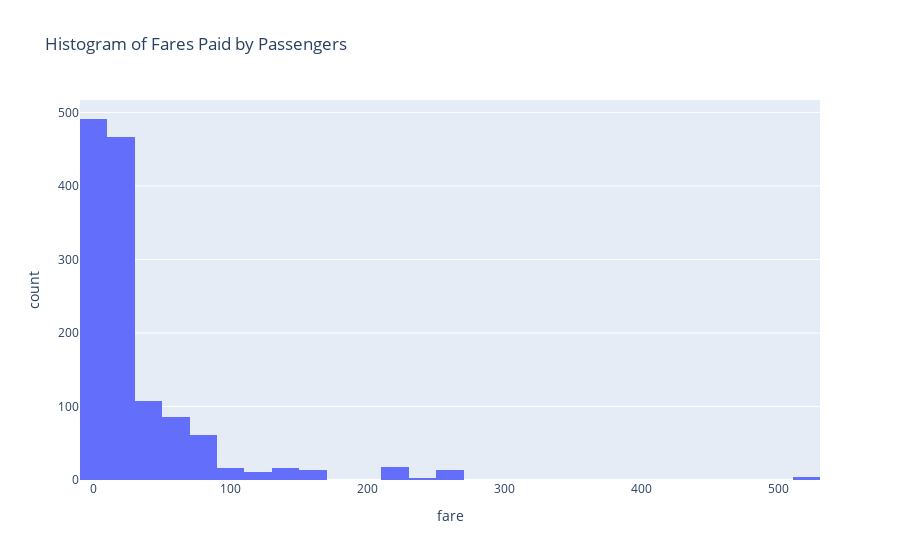

The notebook cell saved with this chart:
### Markdown cell above
## 4. Plot histogram of fares paid for passengers in cabin 30 (should include B30, C30, and D30)

### Code cell
fig4 = px.histogram(titanic_df, x='fare', nbins=30, title='Histogram of Fares Paid by Passengers')
fig4.show()

### Figure 1 — Plotly figure (JSON) as saved in the notebook; plotly's stock layout.template omitted (floating-point values rounded to 4 significant figures; data arrays with more than 128 entries replaced by an {"elided": "..."} marker saying what was removed)
{"data": [{"alignmentgroup": "True", "bingroup": "x", "hovertemplate": "fare=%{x}<br>count=%{y}<extra></extra>", "legendgroup": "", "marker": {"color": "#636efa", "pattern": {"shape": ""}}, "name": "", "nbinsx": 30, "offsetgroup": "", "orientation": "v", "showlegend": false, "type": "histogram", "x": {"elided": "1309 float values"}, "xaxis": "x", "yaxis": "y"}], "layout": {"autosize": true, "barmode": "relative", "legend": {"tracegroupgap": 0}, "title": {"text": "Histogram of Fares Paid by Passengers"}, "xaxis": {"anchor": "y", "autorange": true, "domain": [0, 1], "range": [-10, 530], "title": {"text": "fare"}, "type": "linear"}, "yaxis": {"anchor": "x", "autorange": true, "domain": [0, 1], "range": [0, 516.8], "title": {"text": "count"}}}}
